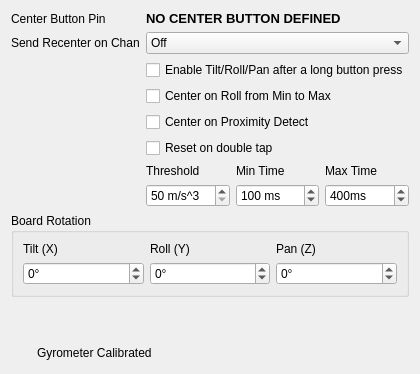
            <widget class="QWidget" name="tabGeneral">
             <attribute name="title">
              <string>General</string>
             </attribute>
             <layout class="QGridLayout" name="gridLayout_11">
              <item row="0" column="0">
               <widget class="QLabel" name="lblButtonPin">
                <property name="sizePolicy">
                 <sizepolicy hsizetype="Maximum" vsizetype="Preferred">
                  <horstretch>0</horstretch>
                  <verstretch>0</verstretch>
                 </sizepolicy>
                </property>
                <property name="text">
                 <string>Center Button Pin</string>
                </property>
               </widget>
              </item>
              <item row="0" column="1" colspan="2">
               <widget class="QLabel" name="lblCenterBtn">
                <property name="font">
                 <font>
                  <pointsize>10</pointsize>
                  <bold>true</bold>
                 </font>
                </property>
                <property name="text">
                 <string>NO CENTER BUTTON DEFINED</string>
                </property>
               </widget>
              </item>
              <item row="1" column="0">
               <widget class="QLabel" name="alertSignal">
                <property name="sizePolicy">
                 <sizepolicy hsizetype="Maximum" vsizetype="Preferred">
                  <horstretch>0</horstretch>
                  <verstretch>0</verstretch>
                 </sizepolicy>
                </property>
                <property name="text">
                 <string>Send Recenter on Chan</string>
                </property>
               </widget>
              </item>
              <item row="1" column="1" colspan="2">
               <widget class="QComboBox" name="cmbalertchn">
                <property name="toolTip">
                 <string>&lt;html&gt;&lt;head/&gt;&lt;body&gt;&lt;p&gt;When center is pressed this will pulse this channel. Used to notify your radio when centered.&lt;/p&gt;&lt;/body&gt;&lt;/html&gt;</string>
                </property>
                <item>
                 <property name="text">
                  <string>Off</string>
                 </property>
                </item>
                <item>
                 <property name="text">
                  <string>1</string>
                 </property>
                </item>
                <item>
                 <property name="text">
                  <string>2</string>
                 </property>
                </item>
                <item>
                 <property name="text">
                  <string>3</string>
                 </property>
                </item>
                <item>
                 <property name="text">
                  <string>4</string>
                 </property>
                </item>
                <item>
                 <property name="text">
                  <string>5</string>
                 </property>
                </item>
                <item>
                 <property name="text">
                  <string>6</string>
                 </property>
                </item>
                <item>
                 <property name="text">
                  <string>7</string>
                 </property>
                </item>
                <item>
                 <property name="text">
                  <string>8</string>
                 </property>
                </item>
                <item>
                 <property name="text">
                  <string>9</string>
                 </property>
                </item>
                <item>
                 <property name="text">
                  <string>10</string>
                 </property>
                </item>
                <item>
                 <property name="text">
                  <string>11</string>
                 </property>
                </item>
                <item>
                 <property name="text">
                  <string>12</string>
                 </property>
                </item>
                <item>
                 <property name="text">
                  <string>13</string>
                 </property>
                </item>
                <item>
                 <property name="text">
                  <string>14</string>
                 </property>
                </item>
                <item>
                 <property name="text">
                  <string>15</string>
                 </property>
                </item>
                <item>
                 <property name="text">
                  <string>16</string>
                 </property>
                </item>
               </widget>
              </item>
              <item row="2" column="1" colspan="2">
               <widget class="QCheckBox" name="chkLngBttnPress">
                <property name="toolTip">
                 <string>&lt;html&gt;&lt;head/&gt;&lt;body&gt;&lt;p&gt;This function allows you to enable the tilt/roll/pan outputs after a long press of the reset button. Another long press will disable the output&lt;/p&gt;&lt;/body&gt;&lt;/html&gt;</string>
                </property>
                <property name="text">
                 <string>Enable Tilt/Roll/Pan after a long button press</string>
                </property>
               </widget>
              </item>
              <item row="3" column="1" colspan="2">
               <widget class="QCheckBox" name="chkRstOnTlt">
                <property name="toolTip">
                 <string>&lt;html&gt;&lt;head/&gt;&lt;body&gt;&lt;p&gt;Allows you to recenter using roll output. Set your gain on roll below so that you can hit the minimum and maximum easily. When you roll back and forth from min to maxium will cause a Reset Center after a delay&lt;/p&gt;&lt;/body&gt;&lt;/html&gt;</string>
                </property>
                <property name="text">
                 <string>Center on Roll from Min to Max</string>
                </property>
               </widget>
              </item>
              <item row="4" column="1" colspan="2">
               <widget class="QCheckBox" name="chkResetCenterWave">
                <property name="toolTip">
                 <string>&lt;html&gt;&lt;head/&gt;&lt;body&gt;&lt;p&gt;Sets the output channel you want tilt on&lt;/p&gt;&lt;/body&gt;&lt;/html&gt;</string>
                </property>
                <property name="text">
                 <string>Center on Proximity Detect</string>
                </property>
               </widget>
              </item>
              <item row="5" column="1" colspan="2">
               <widget class="QCheckBox" name="chkResetDblTap">
                <property name="text">
                 <string>Reset on double tap</string>
                </property>
               </widget>
              </item>
              <item row="7" column="0" colspan="3">
               <widget class="QGroupBox" name="grpBoardRotation">
                <property name="title">
                 <string>Board Rotation</string>
                </property>
                <layout class="QVBoxLayout" name="verticalLayout_8">
                 <item>
                  <layout class="QGridLayout" name="gridLayout_7">
                   <item row="2" column="0">
                    <widget class="QLabel" name="label_45">
                     <property name="toolTip">
                      <string>&lt;html&gt;&lt;head/&gt;&lt;body&gt;&lt;p&gt;Please see the video online &lt;span style=&quot; font-weight:700;&quot;&gt;Help-&amp;gt;Online Help -&amp;gt; GUI Setup -&amp;gt; General&lt;/span&gt; for an explanation&lt;/p&gt;&lt;/body&gt;&lt;/html&gt;</string>
                     </property>
                     <property name="text">
                      <string>Tilt (X)</string>
                     </property>
                    </widget>
                   </item>
                   <item row="3" column="2">
                    <widget class="QSpinBox" name="spnRotZ">
                     <property name="toolTip">
                      <string>&lt;html&gt;&lt;head/&gt;&lt;body&gt;&lt;p&gt;Please see the video online &lt;span style=&quot; font-weight:700;&quot;&gt;Help-&amp;gt;Online Help -&amp;gt; GUI Setup -&amp;gt; General&lt;/span&gt; for an explanation&lt;/p&gt;&lt;/body&gt;&lt;/html&gt;</string>
                     </property>
                     <property name="suffix">
                      <string>°</string>
                     </property>
                     <property name="minimum">
                      <number>-360</number>
                     </property>
                     <property name="maximum">
                      <number>360</number>
                     </property>
                    </widget>
                   </item>
                   <item row="3" column="1">
                    <widget class="QSpinBox" name="spnRotY">
                     <property name="toolTip">
                      <string>&lt;html&gt;&lt;head/&gt;&lt;body&gt;&lt;p&gt;Please see the video online &lt;span style=&quot; font-weight:700;&quot;&gt;Help-&amp;gt;Online Help -&amp;gt; GUI Setup -&amp;gt; General&lt;/span&gt; for an explanation&lt;/p&gt;&lt;/body&gt;&lt;/html&gt;</string>
                     </property>
                     <property name="suffix">
                      <string>°</string>
                     </property>
                     <property name="minimum">
                      <number>-360</number>
                     </property>
                     <property name="maximum">
                      <number>360</number>
                     </property>
                    </widget>
                   </item>
                   <item row="2" column="2">
                    <widget class="QLabel" name="label_47">
                     <property name="toolTip">
                      <string>&lt;html&gt;&lt;head/&gt;&lt;body&gt;&lt;p&gt;Please see the video online &lt;span style=&quot; font-weight:700;&quot;&gt;Help-&amp;gt;Online Help -&amp;gt; GUI Setup -&amp;gt; General&lt;/span&gt; for an explanation&lt;/p&gt;&lt;/body&gt;&lt;/html&gt;</string>
                     </property>
                     <property name="text">
                      <string>Pan (Z)</string>
                     </property>
                    </widget>
                   </item>
                   <item row="3" column="0">
                    <widget class="QSpinBox" name="spnRotX">
                     <property name="toolTip">
                      <string>&lt;html&gt;&lt;head/&gt;&lt;body&gt;&lt;p&gt;Please see the video online &lt;span style=&quot; font-weight:700;&quot;&gt;Help-&amp;gt;Online Help -&amp;gt; GUI Setup -&amp;gt; General&lt;/span&gt; for an explanation&lt;/p&gt;&lt;/body&gt;&lt;/html&gt;</string>
                     </property>
                     <property name="suffix">
                      <string>°</string>
                     </property>
                     <property name="minimum">
                      <number>-360</number>
                     </property>
                     <property name="maximum">
                      <number>360</number>
                     </property>
                    </widget>
                   </item>
                   <item row="2" column="1">
                    <widget class="QLabel" name="label_46">
                     <property name="toolTip">
                      <string>&lt;html&gt;&lt;head/&gt;&lt;body&gt;&lt;p&gt;Please see the video online &lt;span style=&quot; font-weight:700;&quot;&gt;Help-&amp;gt;Online Help -&amp;gt; GUI Setup -&amp;gt; General&lt;/span&gt; for an explanation&lt;/p&gt;&lt;/body&gt;&lt;/html&gt;</string>
                     </property>
                     <property name="text">
                      <string>Roll (Y)</string>
                     </property>
                    </widget>
                   </item>
                  </layout>
                 </item>
                </layout>
               </widget>
              </item>
              <item row="8" column="0">
               <spacer name="verticalSpacer_6">
                <property name="orientation">
                 <enum>Qt::Vertical</enum>
                </property>
                <property name="sizeHint" stdset="0">
                 <size>
                  <width>20</width>
                  <height>40</height>
                 </size>
                </property>
               </spacer>
              </item>
              <item row="9" column="0" colspan="2">
               <layout class="QHBoxLayout" name="horizontalLayout_12">
                <item>
                 <widget class="Led" name="gyroLed" native="true">
                  <property name="sizePolicy">
                   <sizepolicy hsizetype="Fixed" vsizetype="Fixed">
                    <horstretch>0</horstretch>
                    <verstretch>0</verstretch>
                   </sizepolicy>
                  </property>
                  <property name="minimumSize">
                   <size>
                    <width>20</width>
                    <height>20</height>
                   </size>
                  </property>
                  <property name="maximumSize">
                   <size>
                    <width>20</width>
                    <height>20</height>
                   </size>
                  </property>
                  <layout class="QHBoxLayout" name="horizontalLayout_4"/>
                 </widget>
                </item>
                <item>
                 <widget class="QLabel" name="lblGyroCal">
                  <property name="toolTip">
                   <string>&lt;html&gt;&lt;head/&gt;&lt;body&gt;&lt;p&gt;&lt;span style=&quot; font-size:10pt; font-weight:700;&quot;&gt;To Calibrate the Gyro,&lt;/span&gt;&lt;br/&gt;Place the board on a stable surface and do not touch it for 2 seconds. Do this after every power up.&lt;/p&gt;&lt;/body&gt;&lt;/html&gt;</string>
                  </property>
                  <property name="text">
                   <string>Gyrometer Calibrated</string>
                  </property>
                 </widget>
                </item>
               </layout>
              </item>
              <item row="6" column="1" colspan="2">
               <layout class="QGridLayout" name="gridLayout_6">
                <item row="0" column="0">
                 <widget class="QLabel" name="label_4">
                  <property name="text">
                   <string>Threshold</string>
                  </property>
                 </widget>
                </item>
                <item row="0" column="1">
                 <widget class="QLabel" name="label_6">
                  <property name="text">
                   <string>Min Time</string>
                  </property>
                 </widget>
                </item>
                <item row="0" column="2">
                 <widget class="QLabel" name="label_7">
                  <property name="text">
                   <string>Max Time</string>
                  </property>
                 </widget>
                </item>
                <item row="1" column="0">
                 <widget class="QSpinBox" name="spnRstDblTapThres">
                  <property name="suffix">
                   <string> m/s^3</string>
                  </property>
                  <property name="minimum">
                   <number>50</number>
                  </property>
                  <property name="maximum">
                   <number>200</number>
                  </property>
                 </widget>
                </item>
                <item row="1" column="1">
                 <widget class="QSpinBox" name="spnRstDblTapMin">
                  <property name="suffix">
                   <string> ms</string>
                  </property>
                  <property name="minimum">
                   <number>50</number>
                  </property>
                  <property name="maximum">
                   <number>400</number>
                  </property>
                  <property name="value">
                   <number>100</number>
                  </property>
                 </widget>
                </item>
                <item row="1" column="2">
                 <widget class="QSpinBox" name="spnRstDblTapMax">
                  <property name="suffix">
                   <string>ms</string>
                  </property>
                  <property name="minimum">
                   <number>50</number>
                  </property>
                  <property name="maximum">
                   <number>1000</number>
                  </property>
                  <property name="value">
                   <number>400</number>
                  </property>
                 </widget>
                </item>
               </layout>
              </item>
             </layout>
            </widget>
